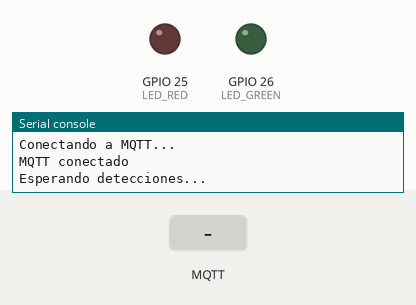
The program below on a simulated ESP32 board running MicroPython. Parts: output pins drawn as LEDs (lit = HIGH), the last lines printed to the serial console. Wiring (from the project's diagram.json): red LED on GPIO 25, green LED on GPIO 26. The inputs (shaded band) are chosen by the test bench. WiFi joins after 1.5 s; no MQTT or app messages arrive unless stated.

Above: at 2.9 s.
3.0 s: MQTT message "car" arrives on the first subscribed topic
At 3.9 s:
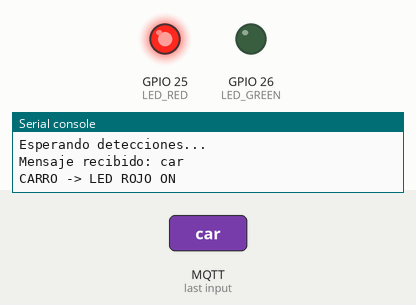
4.5 s: MQTT message "motorcycle" arrives on the first subscribed topic
At 5.3 s:
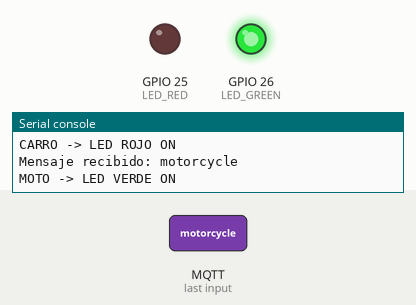
6.0 s: MQTT message "1" arrives on the first subscribed topic
At 6.8 s:
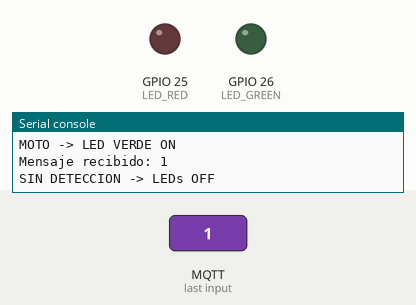
Timing chart, 0 to 9.0 s (numbered marks = the images above; inputs shaded):
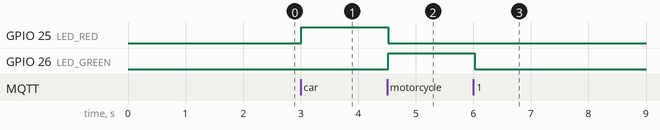

The program:

main.py
```python
from machine import Pin
import network
import time

BROKER = "test.mosquitto.org"

TOPIC = b"umng/embebidos/yolo_esp32/johan_niko_8f21c6"

LED_RED = Pin(25, Pin.OUT)
LED_GREEN = Pin(26, Pin.OUT)

LED_RED.off()
LED_GREEN.off()

print("Conectando a WiFi...")

wifi = network.WLAN(network.STA_IF)
wifi.active(True)
wifi.connect("Wokwi-GUEST", "")

while not wifi.isconnected():
    print(".", end="")
    time.sleep(0.2)

print()
print("WiFi conectado")
print(wifi.ifconfig())

try:
    from umqtt.simple import MQTTClient

except ImportError:

    print("Instalando umqtt.simple...")

    import mip
    mip.install("umqtt.simple")

    from umqtt.simple import MQTTClient

def recibir_mensaje(topic, msg):

    comando = msg.decode().strip()

    print("Mensaje recibido:", comando)

    if comando == "car":

        LED_RED.on()
        LED_GREEN.off()

        print("CARRO -> LED ROJO ON")


    elif comando == "motorcycle":

        LED_RED.off()
        LED_GREEN.on()

        print("MOTO -> LED VERDE ON")

    else:

        LED_RED.off()
        LED_GREEN.off()

        print("SIN DETECCION -> LEDs OFF")

print("Conectando a MQTT...")

client = MQTTClient(
    client_id="esp32_wokwi_yolo_8f21c6",
    server=BROKER,
    port=1883,
    keepalive=60
)

client.set_callback(recibir_mensaje)

client.connect()

client.subscribe(TOPIC)

print("MQTT conectado")
print("Esperando detecciones...")

ultimo_ping = time.ticks_ms()

while True:

    client.check_msg()

    # Mantener viva la conexion MQTT
    if time.ticks_diff(
        time.ticks_ms(),
        ultimo_ping
    ) > 30000:

        client.ping()

        ultimo_ping = time.ticks_ms()

    time.sleep_ms(50)
```

Measured:
- after the input at 3.0 s, GPIO 25 (LED_RED): LOW → HIGH at once
- after the input at 4.5 s, GPIO 25 (LED_RED): HIGH → LOW at once; GPIO 26 (LED_GREEN): LOW → HIGH at once
- after the input at 6.0 s, GPIO 26 (LED_GREEN): HIGH → LOW at once
